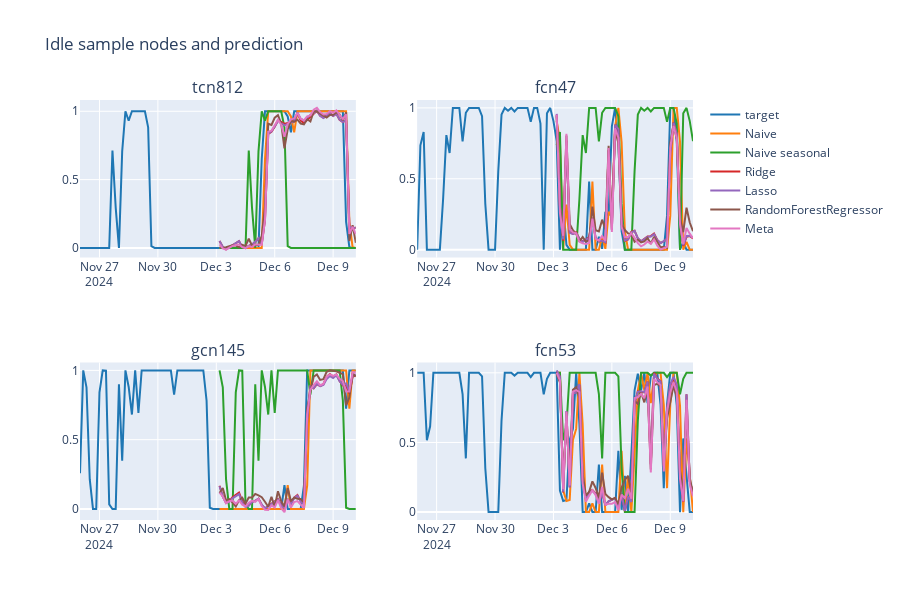

Notebook cell for this chart:
### Code cell
all_pred_df = pd.concat([y_val[['node', time_col, 'target']], y_test], axis=0)
all_pred_df.sort_values(['node', time_col], inplace=True)
all_node_names = all_pred_df['node'].unique()
random_nodes = np.random.choice(all_node_names, 4)
random_nodes
all_pred_df.head(n=6)


# Initialize subplots
fig = sp.make_subplots(rows=2, cols=2, subplot_titles=random_nodes)

# Loop through partitions
for i, node in enumerate(random_nodes):
    
    df_temp = all_pred_df[all_pred_df.node==node].iloc[:, 1:]
    df_temp.set_index(time_col, inplace=True)
    
    # display(df_temp.head())
    for j, model_name in enumerate(df_temp.columns):
        fig.add_trace( 
                        go.Scatter(
                                    y=df_temp[model_name].values,
                                    x=df_temp.index, name=model_name,
                                    # mode='lines+markers',
                                    line=dict(color=colors[j]), 
                                    # marker=dict(symbol=markers[j]),
                                    showlegend=(i == 0) 
                                    ), 
                        row=(i//2)+1, col=(i%2)+1)



fig.update_layout(
    title="Idle sample nodes and prediction",
    height=len(random_nodes) * 150  # Adjust height based on number of partitions
)

# Display the Plotly figure
fig.show()
